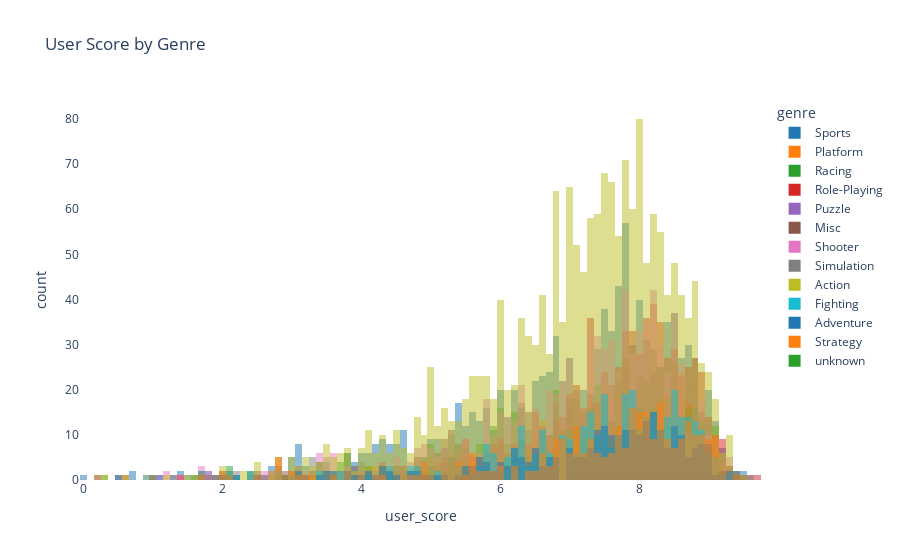

Notebook code for this chart:
### Markdown cell above
user_score is highly left skewed, so I will fill missing values with the median.

### Code cell
cs_hist = px.histogram(vg, x='user_score', color='genre', barmode='overlay',
                       title='User Score by Genre',
                       color_discrete_sequence=px.colors.qualitative.D3)

cs_hist.update_layout({
    'plot_bgcolor':'rgba(0, 0, 0, 0)',
    'paper_bgcolor':'rgba(0, 0, 0, 0)'
})

cs_hist.show()

### Figure 1 — Plotly figure (JSON) as saved in the notebook; plotly's stock layout.template omitted (floating-point values rounded to 4 significant figures; data arrays with more than 128 entries replaced by an {"elided": "..."} marker saying what was removed)
{"data": [{"alignmentgroup": "True", "bingroup": "x", "hovertemplate": "genre=Sports<br>user_score=%{x}<br>count=%{y}<extra></extra>", "legendgroup": "Sports", "marker": {"color": "#1F77B4", "opacity": 0.5, "pattern": {"shape": ""}}, "name": "Sports", "offsetgroup": "Sports", "orientation": "v", "showlegend": true, "type": "histogram", "x": {"elided": "2348 float values"}, "xaxis": "x", "yaxis": "y"}, {"alignmentgroup": "True", "bingroup": "x", "hovertemplate": "genre=Platform<br>user_score=%{x}<br>count=%{y}<extra></extra>", "legendgroup": "Platform", "marker": {"color": "#FF7F0E", "opacity": 0.5, "pattern": {"shape": ""}}, "name": "Platform", "offsetgroup": "Platform", "orientation": "v", "showlegend": true, "type": "histogram", "x": {"elided": "888 float values"}, "xaxis": "x", "yaxis": "y"}, {"alignmentgroup": "True", "bingroup": "x", "hovertemplate": "genre=Racing<br>user_score=%{x}<br>count=%{y}<extra></extra>", "legendgroup": "Racing", "marker": {"color": "#2CA02C", "opacity": 0.5, "pattern": {"shape": ""}}, "name": "Racing", "offsetgroup": "Racing", "orientation": "v", "showlegend": true, "type": "histogram", "x": {"elided": "1249 float values"}, "xaxis": "x", "yaxis": "y"}, {"alignmentgroup": "True", "bingroup": "x", "hovertemplate": "genre=Role-Playing<br>user_score=%{x}<br>count=%{y}<extra></extra>", "legendgroup": "Role-Playing", "marker": {"color": "#D62728", "opacity": 0.5, "pattern": {"shape": ""}}, "name": "Role-Playing", "offsetgroup": "Role-Playing", "orientation": "v", "showlegend": true, "type": "histogram", "x": {"elided": "1498 float values"}, "xaxis": "x", "yaxis": "y"}, {"alignmentgroup": "True", "bingroup": "x", "hovertemplate": "genre=Puzzle<br>user_score=%{x}<br>count=%{y}<extra></extra>", "legendgroup": "Puzzle", "marker": {"color": "#9467BD", "opacity": 0.5, "pattern": {"shape": ""}}, "name": "Puzzle", "offsetgroup": "Puzzle", "orientation": "v", "showlegend": true, "type": "histogram", "x": {"elided": "580 float values"}, "xaxis": "x", "yaxis": "y"}, {"alignmentgroup": "True", "bingroup": "x", "hovertemplate": "genre=Misc<br>user_score=%{x}<br>count=%{y}<extra></extra>", "legendgroup": "Misc", "marker": {"color": "#8C564B", "opacity": 0.5, "pattern": {"shape": ""}}, "name": "Misc", "offsetgroup": "Misc", "orientation": "v", "showlegend": true, "type": "histogram", "x": {"elided": "1750 float values"}, "xaxis": "x", "yaxis": "y"}, {"alignmentgroup": "True", "bingroup": "x", "hovertemplate": "genre=Shooter<br>user_score=%{x}<br>count=%{y}<extra></extra>", "legendgroup": "Shooter", "marker": {"color": "#E377C2", "opacity": 0.5, "pattern": {"shape": ""}}, "name": "Shooter", "offsetgroup": "Shooter", "orientation": "v", "showlegend": true, "type": "histogram", "x": {"elided": "1323 float values"}, "xaxis": "x", "yaxis": "y"}, {"alignmentgroup": "True", "bingroup": "x", "hovertemplate": "genre=Simulation<br>user_score=%{x}<br>count=%{y}<extra></extra>", "legendgroup": "Simulation", "marker": {"color": "#7F7F7F", "opacity": 0.5, "pattern": {"shape": ""}}, "name": "Simulation", "offsetgroup": "Simulation", "orientation": "v", "showlegend": true, "type": "histogram", "x": {"elided": "873 float values"}, "xaxis": "x", "yaxis": "y"}, {"alignmentgroup": "True", "bingroup": "x", "hovertemplate": "genre=Action<br>user_score=%{x}<br>count=%{y}<extra></extra>", "legendgroup": "Action", "marker": {"color": "#BCBD22", "opacity": 0.5, "pattern": {"shape": ""}}, "name": "Action", "offsetgroup": "Action", "orientation": "v", "showlegend": true, "type": "histogram", "x": {"elided": "3369 float values"}, "xaxis": "x", "yaxis": "y"}, {"alignmentgroup": "True", "bingroup": "x", "hovertemplate": "genre=Fighting<br>user_score=%{x}<br>count=%{y}<extra></extra>", "legendgroup": "Fighting", "marker": {"color": "#17BECF", "opacity": 0.5, "pattern": {"shape": ""}}, "name": "Fighting", "offsetgroup": "Fighting", "orientation": "v", "showlegend": true, "type": "histogram", "x": {"elided": "849 float values"}, "xaxis": "x", "yaxis": "y"}, {"alignmentgroup": "True", "bingroup": "x", "hovertemplate": "genre=Adventure<br>user_score=%{x}<br>count=%{y}<extra></extra>", "legendgroup": "Adventure", "marker": {"color": "#1F77B4", "opacity": 0.5, "pattern": {"shape": ""}}, "name": "Adventure", "offsetgroup": "Adventure", "orientation": "v", "showlegend": true, "type": "histogram", "x": {"elided": "1303 float values"}, "xaxis": "x", "yaxis": "y"}, {"alignmentgroup": "True", "bingroup": "x", "hovertemplate": "genre=Strategy<br>user_score=%{x}<br>count=%{y}<extra></extra>", "legendgroup": "Strategy", "marker": {"color": "#FF7F0E", "opacity": 0.5, "pattern": {"shape": ""}}, "name": "Strategy", "offsetgroup": "Strategy", "orientation": "v", "showlegend": true, "type": "histogram", "x": {"elided": "683 float values"}, "xaxis": "x", "yaxis": "y"}, {"alignmentgroup": "True", "bingroup": "x", "hovertemplate": "genre=unknown<br>user_score=%{x}<br>count=%{y}<extra></extra>", "legendgroup": "unknown", "marker": {"color": "#2CA02C", "opacity": 0.5, "pattern": {"shape": ""}}, "name": "unknown", "offsetgroup": "unknown", "orientation": "v", "showlegend": true, "type": "histogram", "x": [null, null], "xaxis": "x", "yaxis": "y"}], "layout": {"barmode": "overlay", "legend": {"title": {"text": "genre"}, "tracegroupgap": 0}, "paper_bgcolor": "rgba(0, 0, 0, 0)", "plot_bgcolor": "rgba(0, 0, 0, 0)", "title": {"text": "User Score by Genre"}, "xaxis": {"anchor": "y", "domain": [0, 1], "title": {"text": "user_score"}}, "yaxis": {"anchor": "x", "domain": [0, 1], "title": {"text": "count"}}}}
